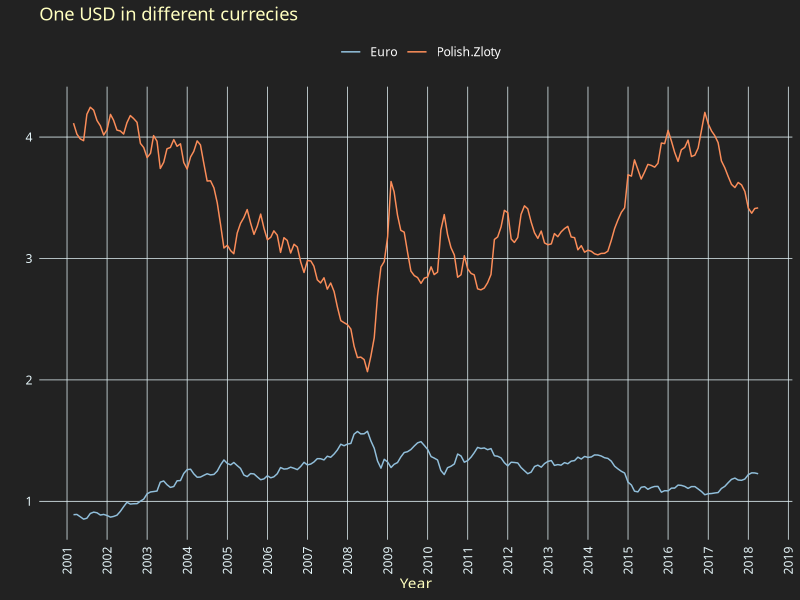
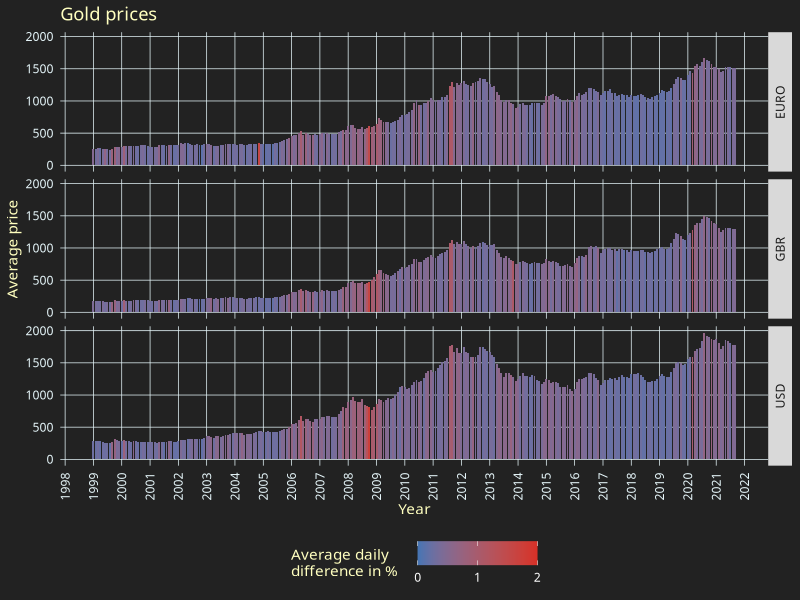

Recreate these plots in R, in order.
## ---- chunk 1
htmltools::img(src = "logo.png", 
                alt = 'logo', 
                style = 'position:absolute; top:0; right:0; padding:10px; width: 40%; height: auto')
## ---- chunk 2
knitr::opts_chunk$set(echo = TRUE)
library(dplyr)
library(tidyr)
library(zoo)
library(ggplot2)
library(tidyr)
# library(ggtext)
## ---- chunk 3
theme_darkmode <- function(bg ="#000000", primary="#FFFFFF", secondary="#888888"){ # create Theme
  theme_gray() %+replace%
  theme(
    text = element_text(family = "montserrat"),
    # axis.title.y = element_text(color = secondary, angle=90),
    # axis.title.x = element_text(color = secondary, angle=90),
    axis.text = element_text(color=secondary, size=rel(0.8)),
    axis.ticks = element_blank(),
    legend.text = element_text(color=primary, size=rel(0.8)),
    panel.grid.major = element_line(color =secondary, size=0.25),
    panel.grid.minor = element_blank(),
    panel.background = element_rect(fill=bg, color=NA),
    plot.background = element_rect(fill=bg, color=NA),
    legend.background = element_rect(fill=bg, color=NA),
    legend.key = element_rect(fill = bg, color = NA)
  )
}
## ---- chunk 4
curr <- data.frame(read.csv("Data pack/CurrencyExchangeRates.csv")) # read Data

curr <- curr %>%  select(Date, Euro, Polish.Zloty) %>% # tidy Data up
  replace(is.na(.), 0) %>%
  filter(Euro > 0 & Polish.Zloty > 0) %>%
  mutate(year = format(as.Date(Date), '%Y'), month = format(as.Date(Date), '%m')) %>%
  group_by(month, year) %>%
  summarise_at(vars(Euro, Polish.Zloty), list(mean)) %>%
  pivot_longer(cols=c(Euro, Polish.Zloty), names_to = "currency", values_to = "rate") %>%
  mutate( Ym = as.Date(paste(year, month, 01), "%Y %m %d"))
head(curr)
## ---- chunk 5
ggplot(curr, aes(x = Ym, y = rate, color = currency, group=currency)) + # make plot
  geom_line() +
  labs(title="One USD in different currecies",
    x = "Year", y = "",
    color = "") +
  theme_darkmode(bg = "#222222", secondary = "#e5f5f9") +
  theme(axis.text.x = element_text(angle = 90, vjust = 0.5, hjust=1),
    legend.position = "top",
    title = element_text(colour = "#ffffbf")) +
  scale_color_manual(values=c('#91bfdb','#fc8d59')) +
  scale_x_date(date_breaks = "1 year", date_labels = "%Y")
## ---- chunk 6
gold <- data.frame(read.csv("Data pack/Gold prices.csv")) # read Data

gold <- gold %>% 
  replace(is.na(.), 0) %>%
  filter_all(all_vars(. > 0)) %>%
  mutate(USD = paste(USD..AM., USD..PM.),
         GBR = paste(GBP..AM., GBP..PM.),
         EURO = paste(EURO..AM., EURO..PM.), 
         .keep="unused") %>%
  pivot_longer(cols=c(USD, GBR, EURO), names_to = "currency", values_to = "AMPM") %>%
  separate(AMPM, c("AM", "PM"), sep = " ", remove = TRUE) %>%
  mutate(diff = abs(1 - as.numeric(AM)/as.numeric(PM)), avg = (as.numeric(AM)+as.numeric(PM))/2) %>%
  mutate(year = format(as.Date(Date), '%Y'), month = format(as.Date(Date), '%m')) %>%
  group_by(month, year, currency) %>%
  summarise_at(vars(diff, avg), list(mean)) %>%
  mutate(Date = as.Date(paste(year, month, 01), "%Y %m %d"))
head(gold)
## ---- chunk 7
# ggplot(gold, aes(x = Date, y = avg, fill = currency)) + # make plot
#   geom_bar(position="stack", stat="identity")

ggplot(gold, aes(x = Date, y = avg, fill = diff*100)) + # make plot
  geom_bar(stat="identity") +
  facet_grid(currency ~ .) +
  theme_darkmode(bg = "#222222", secondary = "#e5f5f9") +
  theme(axis.text.x = element_text(angle = 90, vjust = 0.5, hjust=1),
    legend.position = "bottom",
    title = element_text(colour = "#ffffbf"),
    strip.text.y.right = element_text(angle = 90)) +
  labs(title="Gold prices",
    x = "Year", y = "Average price") +
  scale_x_date(date_breaks = "1 year", date_labels = "%Y") +
  scale_fill_gradient(name = "Average daily\ndifference in %   ",
                      low = "#4575b4", high = "#d73027", 
                      limits = c(0, 2), breaks = c(0, 1, 2))
